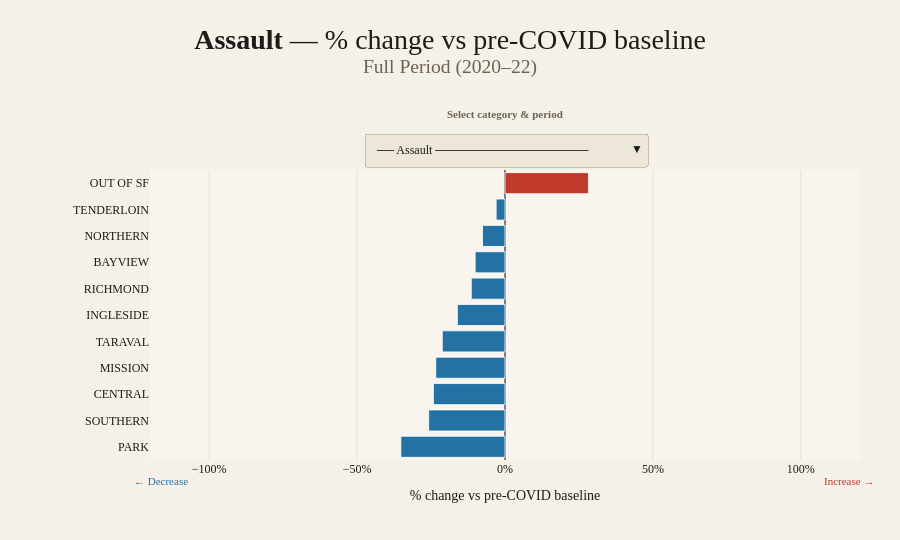

Notebook code cell kept with this figure:
### Code cell
import pandas as pd
import plotly.graph_objects as go

# ── Config ────────────────────────────────────────────────────────────
CATEGORIES = ['Assault', 'Burglary', 'Drug Offense', 'Larceny-theft']
CATEGORY_COLORS = {
    'Assault':       '#1B6CA8',
    'Burglary':      '#7B2D8B',
    'Drug Offense':  '#1A8C6E',
    'Larceny-theft': '#C0392B',
}

BASELINE_START = pd.Timestamp('2018-01-01')
BASELINE_END   = pd.Timestamp('2020-02-25')

covid_phases = {
    'Full Period (2020–22)':  ('2020-02-25', '2022-06-01'),
    'Initial Restrictions':   ('2020-02-25', '2020-06-01'),
    'Partial Reopening':      ('2020-06-01', '2020-12-06'),
    'Second Lockdown':        ('2020-12-06', '2021-01-28'),
    'Gradual Reopening':      ('2021-01-28', '2022-06-01'),
}

# ── Prepare baseline ──────────────────────────────────────────────────
df_focus = df[df['Crime Category'].isin(CATEGORIES)].copy()
df_focus['Date'] = pd.to_datetime(df_focus[['Year', 'Month']].assign(Day=1))

baseline_days = (BASELINE_END - BASELINE_START).days
baseline_rates = (
    df_focus[df_focus['Date'].between(BASELINE_START, BASELINE_END)]
    .groupby(['Crime Category', 'Police District'])
    .size()
    .div(baseline_days)
    .reset_index(name='baseline_rate')
)

def compute_pct_change(cat, phase_name):
    start, end = [pd.Timestamp(t) for t in covid_phases[phase_name]]
    phase_days  = (end - start).days

    phase_rates = (
        df_focus[
            (df_focus['Crime Category'] == cat) &
            (df_focus['Date'].between(start, end))
        ]
        .groupby('Police District')
        .size()
        .div(phase_days)
        .reset_index(name='phase_rate')
    )

    merged = (
        baseline_rates[baseline_rates['Crime Category'] == cat]
        .merge(phase_rates, on='Police District', how='left')
        .fillna(0)
    )
    merged['pct_change'] = (
        (merged['phase_rate'] - merged['baseline_rate'])
        / merged['baseline_rate'].replace(0, float('nan'))
        * 100
    ).fillna(0).round(1)

    return merged.sort_values('pct_change')

# ── Build one trace per (category × phase) ───────────────────────────
all_traces   = []
trace_index  = {}   # (cat, phase) → index in all_traces

init_cat   = 'Assault'
init_phase = 'Full Period (2020–22)'

for cat in CATEGORIES:
    for phase in covid_phases:
        data = compute_pct_change(cat, phase)
        trace_index[(cat, phase)] = len(all_traces)
        all_traces.append(go.Bar(
            name=f'{cat} · {phase}',
            x=data['pct_change'],
            y=data['Police District'],
            orientation='h',
            marker=dict(
                color=['#C0392B' if v >= 0 else '#2471A3' for v in data['pct_change']],
                line=dict(color='white', width=0.8),
            ),
            customdata=data[['baseline_rate', 'phase_rate', 'pct_change']].values,
            hovertemplate=(
                '<b>%{y}</b><br>'
                'Change: <b>%{customdata[2]:+.1f}%</b><br>'
                'Baseline: %{customdata[0]:.2f} incidents/day<br>'
                'During phase: %{customdata[1]:.2f} incidents/day'
                '<extra></extra>'
            ),
            visible=(cat == init_cat and phase == init_phase),
        ))

fig = go.Figure(data=all_traces)
n_traces = len(all_traces)

# ── Single combined dropdown ──────────────────────────────────────────
# Grouped by category; a visual separator precedes each group.
# Separator entries use a special 'skip' method so clicking them
# does nothing — they act as group headers.

dropdown_buttons = []

for cat in CATEGORIES:
    # ── Group header (unclickable label) ──────────────────────────
    dropdown_buttons.append(dict(
        label=f'── {cat} ──────────────────',
        method='skip',           # no-op — Plotly ignores 'skip'
        args=[],
    ))

    for phase in covid_phases:
        visible = [False] * n_traces
        visible[trace_index[(cat, phase)]] = True

        dropdown_buttons.append(dict(
            label=f'   {phase}',          # indent for readability
            method='update',
            args=[
                {'visible': visible},
                {
                    'title.text': (
                        f'<b>{cat}</b> — % change vs pre-COVID baseline'
                        f'<br><sup style="color:#6b6456">{phase}</sup>'
                    ),
                    'xaxis.range': [-120, 120],
                },
            ],
        ))

# ── Layout ────────────────────────────────────────────────────────────
X_RANGE = 120

fig.update_layout(
    # Title sits well above the chart; dropdowns go below it
    title=dict(
        text=(
            f'<b>{init_cat}</b> — % change vs pre-COVID baseline'
            f'<br><sup style="color:#6b6456">{init_phase}</sup>'
        ),
        font=dict(size=28, family='Georgia, serif'),
        x=0.5, xanchor='center',
        y=0.91, yanchor='top',
        pad=dict(b=20),
    ),

    xaxis=dict(
        title='% change vs pre-COVID baseline',
        ticksuffix='%',
        range=[-X_RANGE, X_RANGE],
        zeroline=True, zerolinecolor='#555', zerolinewidth=1.5,
        showgrid=True, gridcolor='rgba(0,0,0,0.08)',
    ),
    yaxis=dict(
        title='',
        tickfont=dict(size=12),
        automargin=True,
    ),

    plot_bgcolor='#f9f5ee',
    paper_bgcolor='#f5f0e8',
    font=dict(family='Georgia, serif', color='#1e1c19'),
    showlegend=False,
    height=540,
    # Generous top margin so dropdown sits below title, not over it
    margin=dict(t=170, b=80, l=150, r=40),

    updatemenus=[dict(
        buttons=dropdown_buttons,
        direction='down',
        showactive=True,
        # Positioned just below the title block
        x=0.5, xanchor='center',
        y=1.14, yanchor='top',
        bgcolor='#ede7d9',
        bordercolor='#c8bfad',
        borderwidth=1,
        font=dict(size=12, family='Georgia, serif'),
        pad=dict(t=4, b=4),
    )],

    annotations=[
        # Dropdown label
        dict(
            text='<b>Select category &amp; period</b>',
            x=0.5, xref='paper', xanchor='center',
            y=1.22, yref='paper',
            showarrow=False,
            font=dict(size=11, color='#6b6456'),
        ),
        # Axis direction labels
        dict(
            text='← Decrease',
            x=-X_RANGE * 0.97, xref='x',
            y=-0.1, yref='paper',
            showarrow=False,
            font=dict(size=11, color='#2471A3'),
            align='left',
        ),
        dict(
            text='Increase →',
            x=X_RANGE * 0.97, xref='x',
            y=-0.1, yref='paper',
            showarrow=False,
            font=dict(size=11, color='#C0392B'),
            align='right',
        ),
    ],
)

# ── Export ────────────────────────────────────────────────────────────
fig.write_html(
    '../Visualizations/fig3_districts.html',
    include_plotlyjs='cdn',
)

fig.show()

### Figure 1 — Plotly figure (JSON) as saved in the notebook; plotly's stock layout.template omitted (floating-point values rounded to 4 significant figures)
{"data": [{"customdata": [[0.8637, 0.5599, -35.2], [3.524, 2.615, -25.8], [2.794, 2.119, -24.2], [4.069, 3.116, -23.4], [1.33, 1.048, -21.2], [1.946, 1.634, -16.1], [0.7873, 0.6977, -11.4], [2.713, 2.44, -10.1], [2.566, 2.37, -7.6], [3.405, 3.304, -3], [0.1197, 0.1536, 28.2]], "hovertemplate": "<b>%{y}</b><br>Change: <b>%{customdata[2]:+.1f}%</b><br>Baseline: %{customdata[0]:.2f} incidents/day<br>During phase: %{customdata[1]:.2f} incidents/day<extra></extra>", "marker": {"color": ["#2471A3", "#2471A3", "#2471A3", "#2471A3", "#2471A3", "#2471A3", "#2471A3", "#2471A3", "#2471A3", "#2471A3", "#C0392B"], "line": {"color": "white", "width": 0.8}}, "name": "Assault · Full Period (2020–22)", "orientation": "h", "type": "bar", "visible": true, "x": [-35.2, -25.8, -24.2, -23.4, -21.2, -16.1, -11.4, -10.1, -7.6, -3, 28.2], "y": ["PARK", "SOUTHERN", "CENTRAL", "MISSION", "TARAVAL", "INGLESIDE", "RICHMOND", "BAYVIEW", "NORTHERN", "TENDERLOIN", "OUT OF SF"]}, {"customdata": [[0.8637, 0.567, -34.4], [2.794, 1.887, -32.5], [4.069, 2.794, -31.3], [1.33, 1, -24.8], [3.524, 2.794, -20.7], [2.566, 2.206, -14], [1.946, 1.825, -6.3], [3.405, 3.598, 5.7], [2.713, 2.887, 6.4], [0.7873, 0.9278, 17.9], [0.1197, 0.1443, 20.5]], "hovertemplate": "<b>%{y}</b><br>Change: <b>%{customdata[2]:+.1f}%</b><br>Baseline: %{customdata[0]:.2f} incidents/day<br>During phase: %{customdata[1]:.2f} incidents/day<extra></extra>", "marker": {"color": ["#2471A3", "#2471A3", "#2471A3", "#2471A3", "#2471A3", "#2471A3", "#2471A3", "#C0392B", "#C0392B", "#C0392B", "#C0392B"], "line": {"color": "white", "width": 0.8}}, "name": "Assault · Initial Restrictions", "orientation": "h", "type": "bar", "visible": false, "x": [-34.4, -32.5, -31.3, -24.8, -20.7, -14, -6.3, 5.7, 6.4, 17.9, 20.5], "y": ["PARK", "CENTRAL", "MISSION", "TARAVAL", "SOUTHERN", "NORTHERN", "INGLESIDE", "TENDERLOIN", "BAYVIEW", "RICHMOND", "OUT OF SF"]}, {"customdata": [[2.794, 1.851, -33.7], [4.069, 2.878, -29.3], [0.8637, 0.633, -26.7], [0.7873, 0.6117, -22.3], [3.524, 2.777, -21.2], [1.33, 1.059, -20.4], [2.566, 2.176, -15.2], [3.405, 3.351, -1.6], [1.946, 2.011, 3.3], [2.713, 3.117, 14.9], [0.1197, 0.1755, 46.6]], "hovertemplate": "<b>%{y}</b><br>Change: <b>%{customdata[2]:+.1f}%</b><br>Baseline: %{customdata[0]:.2f} incidents/day<br>During phase: %{customdata[1]:.2f} incidents/day<extra></extra>", "marker": {"color": ["#2471A3", "#2471A3", "#2471A3", "#2471A3", "#2471A3", "#2471A3", "#2471A3", "#2471A3", "#C0392B", "#C0392B", "#C0392B"], "line": {"color": "white", "width": 0.8}}, "name": "Assault · Partial Reopening", "orientation": "h", "type": "bar", "visible": false, "x": [-33.7, -29.3, -26.7, -22.3, -21.2, -20.4, -15.2, -1.6, 3.3, 14.9, 46.6], "y": ["CENTRAL", "MISSION", "PARK", "RICHMOND", "SOUTHERN", "TARAVAL", "NORTHERN", "TENDERLOIN", "INGLESIDE", "BAYVIEW", "OUT OF SF"]}, {"customdata": [[0.8637, 0.2453, -71.6], [2.794, 0.9057, -67.6], [0.7873, 0.2642, -66.4], [3.524, 1.189, -66.3], [4.069, 1.736, -57.3], [2.566, 1.151, -55.1], [1.33, 0.6038, -54.6], [1.946, 0.9434, -51.5], [3.405, 1.755, -48.5], [2.713, 1.585, -41.6], [0.1197, 0.1509, 26.1]], "hovertemplate": "<b>%{y}</b><br>Change: <b>%{customdata[2]:+.1f}%</b><br>Baseline: %{customdata[0]:.2f} incidents/day<br>During phase: %{customdata[1]:.2f} incidents/day<extra></extra>", "marker": {"color": ["#2471A3", "#2471A3", "#2471A3", "#2471A3", "#2471A3", "#2471A3", "#2471A3", "#2471A3", "#2471A3", "#2471A3", "#C0392B"], "line": {"color": "white", "width": 0.8}}, "name": "Assault · Second Lockdown", "orientation": "h", "type": "bar", "visible": false, "x": [-71.6, -67.6, -66.4, -66.3, -57.3, -55.1, -54.6, -51.5, -48.5, -41.6, 26.1], "y": ["PARK", "CENTRAL", "RICHMOND", "SOUTHERN", "MISSION", "NORTHERN", "TARAVAL", "INGLESIDE", "TENDERLOIN", "BAYVIEW", "OUT OF SF"]}, {"customdata": [[0.8637, 0.6053, -29.9], [3.524, 2.812, -20.2], [1.946, 1.609, -17.3], [4.069, 3.544, -12.9], [2.713, 2.366, -12.8], [1.33, 1.162, -12.7], [2.794, 2.481, -11.2], [0.7873, 0.7812, -0.8], [3.405, 3.587, 5.3], [2.566, 2.72, 6], [0.1197, 0.1595, 33.2]], "hovertemplate": "<b>%{y}</b><br>Change: <b>%{customdata[2]:+.1f}%</b><br>Baseline: %{customdata[0]:.2f} incidents/day<br>During phase: %{customdata[1]:.2f} incidents/day<extra></extra>", "marker": {"color": ["#2471A3", "#2471A3", "#2471A3", "#2471A3", "#2471A3", "#2471A3", "#2471A3", "#2471A3", "#C0392B", "#C0392B", "#C0392B"], "line": {"color": "white", "width": 0.8}}, "name": "Assault · Gradual Reopening", "orientation": "h", "type": "bar", "visible": false, "x": [-29.9, -20.2, -17.3, -12.9, -12.8, -12.7, -11.2, -0.8, 5.3, 6, 33.2], "y": ["PARK", "SOUTHERN", "INGLESIDE", "MISSION", "BAYVIEW", "TARAVAL", "CENTRAL", "RICHMOND", "TENDERLOIN", "NORTHERN", "OUT OF SF"]}, {"customdata": [[2.75, 3.015, 9.6], [1.457, 1.651, 13.3], [2.539, 2.947, 16.1], [1.625, 1.949, 19.9], [0.7338, 0.9637, 31.3], [1.341, 1.859, 38.6], [2.603, 4.406, 69.3], [1.693, 2.981, 76.1], [0.9439, 1.796, 90.2], [0.935, 1.999, 113.8], [0.02803, 0.06046, 115.7]], "hovertemplate": "<b>%{y}</b><br>Change: <b>%{customdata[2]:+.1f}%</b><br>Baseline: %{customdata[0]:.2f} incidents/day<br>During phase: %{customdata[1]:.2f} incidents/day<extra></extra>", "marker": {"color": ["#C0392B", "#C0392B", "#C0392B", "#C0392B", "#C0392B", "#C0392B", "#C0392B", "#C0392B", "#C0392B", "#C0392B", "#C0392B"], "line": {"color": "white", "width": 0.8}}, "name": "Burglary · Full Period (2020–22)", "orientation": "h", "type": "bar", "visible": false, "x": [9.6, 13.3, 16.1, 19.9, 31.3, 38.6, 69.3, 76.1, 90.2, 113.8, 115.7], "y": ["CENTRAL", "BAYVIEW", "SOUTHERN", "INGLESIDE", "TENDERLOIN", "TARAVAL", "NORTHERN", "MISSION", "PARK", "RICHMOND", "OUT OF SF"]}, {"customdata": [[0.02803, 0.03093, 10.4], [1.341, 1.608, 19.9], [1.625, 2.196, 35.1], [1.457, 2.021, 38.7], [2.75, 4.979, 81], [0.7338, 1.371, 86.9], [2.539, 4.804, 89.2], [0.935, 2.041, 118.3], [1.693, 3.701, 118.6], [0.9439, 2.186, 131.5], [2.603, 6.423, 146.8]], "hovertemplate": "<b>%{y}</b><br>Change: <b>%{customdata[2]:+.1f}%</b><br>Baseline: %{customdata[0]:.2f} incidents/day<br>During phase: %{customdata[1]:.2f} incidents/day<extra></extra>", "marker": {"color": ["#C0392B", "#C0392B", "#C0392B", "#C0392B", "#C0392B", "#C0392B", "#C0392B", "#C0392B", "#C0392B", "#C0392B", "#C0392B"], "line": {"color": "white", "width": 0.8}}, "name": "Burglary · Initial Restrictions", "orientation": "h", "type": "bar", "visible": false, "x": [10.4, 19.9, 35.1, 38.7, 81, 86.9, 89.2, 118.3, 118.6, 131.5, 146.8], "y": ["OUT OF SF", "TARAVAL", "INGLESIDE", "BAYVIEW", "CENTRAL", "TENDERLOIN", "SOUTHERN", "RICHMOND", "MISSION", "PARK", "NORTHERN"]}, {"customdata": [[1.457, 1.564, 7.3], [1.625, 1.995, 22.7], [2.539, 3.383, 33.2], [2.75, 3.814, 38.7], [1.341, 2.037, 51.9], [0.7338, 1.122, 53], [1.693, 3.234, 91], [2.603, 6.245, 139.9], [0.935, 2.793, 198.7], [0.9439, 2.835, 200.3], [0.02803, 0.1011, 260.6]], "hovertemplate": "<b>%{y}</b><br>Change: <b>%{customdata[2]:+.1f}%</b><br>Baseline: %{customdata[0]:.2f} incidents/day<br>During phase: %{customdata[1]:.2f} incidents/day<extra></extra>", "marker": {"color": ["#C0392B", "#C0392B", "#C0392B", "#C0392B", "#C0392B", "#C0392B", "#C0392B", "#C0392B", "#C0392B", "#C0392B", "#C0392B"], "line": {"color": "white", "width": 0.8}}, "name": "Burglary · Partial Reopening", "orientation": "h", "type": "bar", "visible": false, "x": [7.3, 22.7, 33.2, 38.7, 51.9, 53, 91, 139.9, 198.7, 200.3, 260.6], "y": ["BAYVIEW", "INGLESIDE", "SOUTHERN", "CENTRAL", "TARAVAL", "TENDERLOIN", "MISSION", "NORTHERN", "RICHMOND", "PARK", "OUT OF SF"]}, {"customdata": [[2.75, 2.113, -23.2], [2.539, 2.057, -19], [1.625, 1.377, -15.3], [1.457, 1.264, -13.3], [0.7338, 0.7736, 5.4], [1.341, 1.453, 8.3], [0.9439, 1.208, 27.9], [1.693, 2.302, 36], [2.603, 3.585, 37.7], [0.935, 1.83, 95.7], [0.02803, 0.0566, 102]], "hovertemplate": "<b>%{y}</b><br>Change: <b>%{customdata[2]:+.1f}%</b><br>Baseline: %{customdata[0]:.2f} incidents/day<br>During phase: %{customdata[1]:.2f} incidents/day<extra></extra>", "marker": {"color": ["#2471A3", "#2471A3", "#2471A3", "#2471A3", "#C0392B", "#C0392B", "#C0392B", "#C0392B", "#C0392B", "#C0392B", "#C0392B"], "line": {"color": "white", "width": 0.8}}, "name": "Burglary · Second Lockdown", "orientation": "h", "type": "bar", "visible": false, "x": [-23.2, -19, -15.3, -13.3, 5.4, 8.3, 27.9, 36, 37.7, 95.7, 102], "y": ["CENTRAL", "SOUTHERN", "INGLESIDE", "BAYVIEW", "TENDERLOIN", "TARAVAL", "PARK", "MISSION", "NORTHERN", "RICHMOND", "OUT OF SF"]}, {"customdata": [[2.75, 2.618, -4.8], [2.539, 2.732, 7.6], [1.457, 1.769, 21.4], [0.7338, 0.8916, 21.5], [1.625, 2.037, 25.3], [2.603, 3.771, 44.9], [1.341, 1.98, 47.6], [0.9439, 1.552, 64.4], [1.693, 2.994, 76.8], [0.02803, 0.05317, 89.7], [0.935, 1.793, 91.8]], "hovertemplate": "<b>%{y}</b><br>Change: <b>%{customdata[2]:+.1f}%</b><br>Baseline: %{customdata[0]:.2f} incidents/day<br>During phase: %{customdata[1]:.2f} incidents/day<extra></extra>", "marker": {"color": ["#2471A3", "#C0392B", "#C0392B", "#C0392B", "#C0392B", "#C0392B", "#C0392B", "#C0392B", "#C0392B", "#C0392B", "#C0392B"], "line": {"color": "white", "width": 0.8}}, "name": "Burglary · Gradual Reopening", "orientation": "h", "type": "bar", "visible": false, "x": [-4.8, 7.6, 21.4, 21.5, 25.3, 44.9, 47.6, 64.4, 76.8, 89.7, 91.8], "y": ["CENTRAL", "SOUTHERN", "BAYVIEW", "TENDERLOIN", "INGLESIDE", "NORTHERN", "TARAVAL", "PARK", "MISSION", "OUT OF SF", "RICHMOND"]}, {"customdata": [[0.3771, 0.09915, -73.7], [1.624, 0.5127, -68.4], [0.3478, 0.1209, -65.2], [0.2064, 0.08585, -58.4], [0.879, 0.393, -55.3], [1.462, 0.6832, -53.3], [0.6535, 0.3144, -51.9], [0.1401, 0.06892, -50.8], [0.3236, 0.2563, -20.8], [3.819, 3.745, -1.9], [0.05223, 0.1584, 203.3]], "hovertemplate": "<b>%{y}</b><br>Change: <b>%{customdata[2]:+.1f}%</b><br>Baseline: %{customdata[0]:.2f} incidents/day<br>During phase: %{customdata[1]:.2f} incidents/day<extra></extra>", "marker": {"color": ["#2471A3", "#2471A3", "#2471A3", "#2471A3", "#2471A3", "#2471A3", "#2471A3", "#2471A3", "#2471A3", "#2471A3", "#C0392B"], "line": {"color": "white", "width": 0.8}}, "name": "Drug Offense · Full Period (2020–22)", "orientation": "h", "type": "bar", "visible": false, "x": [-73.7, -68.4, -65.2, -58.4, -55.3, -53.3, -51.9, -50.8, -20.8, -1.9, 203.3], "y": ["PARK", "MISSION", "INGLESIDE", "TARAVAL", "NORTHERN", "SOUTHERN", "CENTRAL", "RICHMOND", "BAYVIEW", "TENDERLOIN", "OUT OF SF"]}, {"customdata": [[0.05223, 0, -100], [0.2064, 0.04124, -80], [0.3771, 0.08247, -78.1], [0.3478, 0.08247, -76.3], [1.624, 0.4536, -72.1], [1.462, 0.567, -61.2], [0.879, 0.4536, -48.4], [0.6535, 0.3711, -43.2], [0.3236, 0.2268, -29.9], [0.1401, 0.1031, -26.4], [3.819, 4.515, 18.2]], "hovertemplate": "<b>%{y}</b><br>Change: <b>%{customdata[2]:+.1f}%</b><br>Baseline: %{customdata[0]:.2f} incidents/day<br>During phase: %{customdata[1]:.2f} incidents/day<extra></extra>", "marker": {"color": ["#2471A3", "#2471A3", "#2471A3", "#2471A3", "#2471A3", "#2471A3", "#2471A3", "#2471A3", "#2471A3", "#2471A3", "#C0392B"], "line": {"color": "white", "width": 0.8}}, "name": "Drug Offense · Initial Restrictions", "orientation": "h", "type": "bar", "visible": false, "x": [-100, -80, -78.1, -76.3, -72.1, -61.2, -48.4, -43.2, -29.9, -26.4, 18.2], "y": ["OUT OF SF", "TARAVAL", "PARK", "INGLESIDE", "MISSION", "SOUTHERN", "NORTHERN", "CENTRAL", "BAYVIEW", "RICHMOND", "TENDERLOIN"]}, {"customdata": [[0.3771, 0.117, -69], [1.462, 0.4628, -68.4], [1.624, 0.6436, -60.4], [0.3478, 0.1489, -57.2], [0.2064, 0.1064, -48.5], [0.6535, 0.367, -43.8], [0.879, 0.4947, -43.7], [0.3236, 0.2074, -35.9], [0.1401, 0.133, -5.1], [3.819, 4.574, 19.8], [0.05223, 0.1117, 113.9]], "hovertemplate": "<b>%{y}</b><br>Change: <b>%{customdata[2]:+.1f}%</b><br>Baseline: %{customdata[0]:.2f} incidents/day<br>During phase: %{customdata[1]:.2f} incidents/day<extra></extra>", "marker": {"color": ["#2471A3", "#2471A3", "#2471A3", "#2471A3", "#2471A3", "#2471A3", "#2471A3", "#2471A3", "#2471A3", "#C0392B", "#C0392B"], "line": {"color": "white", "width": 0.8}}, "name": "Drug Offense · Partial Reopening", "orientation": "h", "type": "bar", "visible": false, "x": [-69, -68.4, -60.4, -57.2, -48.5, -43.8, -43.7, -35.9, -5.1, 19.8, 113.9], "y": ["PARK", "SOUTHERN", "MISSION", "INGLESIDE", "TARAVAL", "CENTRAL", "NORTHERN", "BAYVIEW", "RICHMOND", "TENDERLOIN", "OUT OF SF"]}, {"customdata": [[0.1401, 0, -100], [1.462, 0.1887, -87.1], [0.879, 0.1321, -85], [0.3478, 0.0566, -83.7], [0.3771, 0.07547, -80], [0.6535, 0.1698, -74], [1.624, 0.4906, -69.8], [0.05223, 0.01887, -63.9], [0.2064, 0.07547, -63.4], [0.3236, 0.1321, -59.2], [3.819, 2.792, -26.9]], "hovertemplate": "<b>%{y}</b><br>Change: <b>%{customdata[2]:+.1f}%</b><br>Baseline: %{customdata[0]:.2f} incidents/day<br>During phase: %{customdata[1]:.2f} incidents/day<extra></extra>", "marker": {"color": ["#2471A3", "#2471A3", "#2471A3", "#2471A3", "#2471A3", "#2471A3", "#2471A3", "#2471A3", "#2471A3", "#2471A3", "#2471A3"], "line": {"color": "white", "width": 0.8}}, "name": "Drug Offense · Second Lockdown", "orientation": "h", "type": "bar", "visible": false, "x": [-100, -87.1, -85, -83.7, -80, -74, -69.8, -63.9, -63.4, -59.2, -26.9], "y": ["RICHMOND", "SOUTHERN", "NORTHERN", "INGLESIDE", "PARK", "CENTRAL", "MISSION", "OUT OF SF", "TARAVAL", "BAYVIEW", "TENDERLOIN"]}, {"customdata": [[0.3771, 0.1043, -72.3], [1.624, 0.5031, -69], [0.3478, 0.1329, -61.8], [0.1401, 0.05521, -60.6], [0.2064, 0.08998, -56.4], [0.879, 0.3885, -55.8], [0.6535, 0.3108, -52.4], [1.462, 0.8487, -42], [0.3236, 0.2945, -9], [3.819, 3.771, -1.3], [0.05223, 0.2229, 326.8]], "hovertemplate": "<b>%{y}</b><br>Change: <b>%{customdata[2]:+.1f}%</b><br>Baseline: %{customdata[0]:.2f} incidents/day<br>During phase: %{customdata[1]:.2f} incidents/day<extra></extra>", "marker": {"color": ["#2471A3", "#2471A3", "#2471A3", "#2471A3", "#2471A3", "#2471A3", "#2471A3", "#2471A3", "#2471A3", "#2471A3", "#C0392B"], "line": {"color": "white", "width": 0.8}}, "name": "Drug Offense · Gradual Reopening", "orientation": "h", "type": "bar", "visible": false, "x": [-72.3, -69, -61.8, -60.6, -56.4, -55.8, -52.4, -42, -9, -1.3, 326.8], "y": ["PARK", "MISSION", "INGLESIDE", "RICHMOND", "TARAVAL", "NORTHERN", "CENTRAL", "SOUTHERN", "BAYVIEW", "TENDERLOIN", "OUT OF SF"]}, {"customdata": [[6.794, 3.942, -42], [1.264, 0.7618, -39.7], [16.14, 10.26, -36.4], [14.17, 9.511, -32.9], [26.29, 18.88, -28.2], [23.02, 16.89, -26.6], [7.308, 5.982, -18.1], [8.22, 7.375, -10.3], [10.02, 9.082, -9.3], [5.825, 5.48, -5.9], [6.079, 6.365, 4.7]], "hovertemplate": "<b>%{y}</b><br>Change: <b>%{customdata[2]:+.1f}%</b><br>Baseline: %{customdata[0]:.2f} incidents/day<br>During phase: %{customdata[1]:.2f} incidents/day<extra></extra>", "marker": {"color": ["#2471A3", "#2471A3", "#2471A3", "#2471A3", "#2471A3", "#2471A3", "#2471A3", "#2471A3", "#2471A3", "#2471A3", "#C0392B"], "line": {"color": "white", "width": 0.8}}, "name": "Larceny-theft · Full Period (2020–22)", "orientation": "h", "type": "bar", "visible": false, "x": [-42, -39.7, -36.4, -32.9, -28.2, -26.6, -18.1, -10.3, -9.3, -5.9, 4.7], "y": ["TENDERLOIN", "OUT OF SF", "SOUTHERN", "MISSION", "CENTRAL", "NORTHERN", "BAYVIEW", "TARAVAL", "RICHMOND", "PARK", "INGLESIDE"]}, {"customdata": [[1.264, 0.4948, -60.8], [26.29, 10.67, -59.4], [6.794, 3.33, -51], [16.14, 8.649, -46.4], [23.02, 17, -26.2], [10.02, 7.742, -22.7], [14.17, 11.14, -21.3], [8.22, 7.68, -6.6], [5.825, 5.763, -1.1], [7.308, 7.732, 5.8], [6.079, 7.598, 25]], "hovertemplate": "<b>%{y}</b><br>Change: <b>%{customdata[2]:+.1f}%</b><br>Baseline: %{customdata[0]:.2f} incidents/day<br>During phase: %{customdata[1]:.2f} incidents/day<extra></extra>", "marker": {"color": ["#2471A3", "#2471A3", "#2471A3", "#2471A3", "#2471A3", "#2471A3", "#2471A3", "#2471A3", "#2471A3", "#C0392B", "#C0392B"], "line": {"color": "white", "width": 0.8}}, "name": "Larceny-theft · Initial Restrictions", "orientation": "h", "type": "bar", "visible": false, "x": [-60.8, -59.4, -51, -46.4, -26.2, -22.7, -21.3, -6.6, -1.1, 5.8, 25], "y": ["OUT OF SF", "CENTRAL", "TENDERLOIN", "SOUTHERN", "NORTHERN", "RICHMOND", "MISSION", "TARAVAL", "PARK", "BAYVIEW", "INGLESIDE"]}, {"customdata": [[1.264, 0.5266, -58.3], [16.14, 7.957, -50.7], [26.29, 13.07, -50.3], [6.794, 3.548, -47.8], [14.17, 7.952, -43.9], [23.02, 15.43, -33], [8.22, 6.628, -19.4], [7.308, 6.064, -17], [10.02, 8.691, -13.2], [5.825, 6.601, 13.3], [6.079, 7.691, 26.5]], "hovertemplate": "<b>%{y}</b><br>Change: <b>%{customdata[2]:+.1f}%</b><br>Baseline: %{customdata[0]:.2f} incidents/day<br>During phase: %{customdata[1]:.2f} incidents/day<extra></extra>", "marker": {"color": ["#2471A3", "#2471A3", "#2471A3", "#2471A3", "#2471A3", "#2471A3", "#2471A3", "#2471A3", "#2471A3", "#C0392B", "#C0392B"], "line": {"color": "white", "width": 0.8}}, "name": "Larceny-theft · Partial Reopening", "orientation": "h", "type": "bar", "visible": false, "x": [-58.3, -50.7, -50.3, -47.8, -43.9, -33, -19.4, -17, -13.2, 13.3, 26.5], "y": ["OUT OF SF", "SOUTHERN", "CENTRAL", "TENDERLOIN", "MISSION", "NORTHERN", "TARAVAL", "BAYVIEW", "RICHMOND", "PARK", "INGLESIDE"]}, {"customdata": [[16.14, 3.717, -77], [1.264, 0.3019, -76.1], [14.17, 3.453, -75.6], [6.794, 1.943, -71.4], [26.29, 7.792, -70.4], [23.02, 8.547, -62.9], [10.02, 3.849, -61.6], [8.22, 3.868, -52.9], [7.308, 3.547, -51.5], [5.825, 3.113, -46.6], [6.079, 4.321, -28.9]], "hovertemplate": "<b>%{y}</b><br>Change: <b>%{customdata[2]:+.1f}%</b><br>Baseline: %{customdata[0]:.2f} incidents/day<br>During phase: %{customdata[1]:.2f} incidents/day<extra></extra>", "marker": {"color": ["#2471A3", "#2471A3", "#2471A3", "#2471A3", "#2471A3", "#2471A3", "#2471A3", "#2471A3", "#2471A3", "#2471A3", "#2471A3"], "line": {"color": "white", "width": 0.8}}, "name": "Larceny-theft · Second Lockdown", "orientation": "h", "type": "bar", "visible": false, "x": [-77, -76.1, -75.6, -71.4, -70.4, -62.9, -61.6, -52.9, -51.5, -46.6, -28.9], "y": ["SOUTHERN", "OUT OF SF", "MISSION", "TENDERLOIN", "CENTRAL", "NORTHERN", "RICHMOND", "TARAVAL", "BAYVIEW", "PARK", "INGLESIDE"]}, {"customdata": [[6.794, 4.628, -31.9], [1.264, 0.9693, -23.3], [14.17, 10.99, -22.5], [16.14, 12.61, -21.9], [23.02, 19.11, -17], [7.308, 6.215, -15], [26.29, 24.46, -7], [5.825, 5.577, -4.3], [8.22, 8.303, 1], [6.079, 6.229, 2.5], [10.02, 10.48, 4.6]], "hovertemplate": "<b>%{y}</b><br>Change: <b>%{customdata[2]:+.1f}%</b><br>Baseline: %{customdata[0]:.2f} incidents/day<br>During phase: %{customdata[1]:.2f} incidents/day<extra></extra>", "marker": {"color": ["#2471A3", "#2471A3", "#2471A3", "#2471A3", "#2471A3", "#2471A3", "#2471A3", "#2471A3", "#C0392B", "#C0392B", "#C0392B"], "line": {"color": "white", "width": 0.8}}, "name": "Larceny-theft · Gradual Reopening", "orientation": "h", "type": "bar", "visible": false, "x": [-31.9, -23.3, -22.5, -21.9, -17, -15, -7, -4.3, 1, 2.5, 4.6], "y": ["TENDERLOIN", "OUT OF SF", "MISSION", "SOUTHERN", "NORTHERN", "BAYVIEW", "CENTRAL", "PARK", "TARAVAL", "INGLESIDE", "RICHMOND"]}], "layout": {"annotations": [{"font": {"color": "#6b6456", "size": 11}, "showarrow": false, "text": "<b>Select category &amp; period</b>", "x": 0.5, "xanchor": "center", "xref": "paper", "y": 1.22, "yref": "paper"}, {"align": "left", "font": {"color": "#2471A3", "size": 11}, "showarrow": false, "text": "← Decrease", "x": -116.4, "xref": "x", "y": -0.1, "yref": "paper"}, {"align": "right", "font": {"color": "#C0392B", "size": 11}, "showarrow": false, "text": "Increase →", "x": 116.4, "xref": "x", "y": -0.1, "yref": "paper"}], "font": {"color": "#1e1c19", "family": "Georgia, serif"}, "height": 540, "margin": {"b": 80, "l": 150, "r": 40, "t": 170}, "paper_bgcolor": "#f5f0e8", "plot_bgcolor": "#f9f5ee", "showlegend": false, "title": {"font": {"family": "Georgia, serif", "size": 28}, "pad": {"b": 20}, "text": "<b>Assault</b> — % change vs pre-COVID baseline<br><sup style=\"color:#6b6456\">Full Period (2020–22)</sup>", "x": 0.5, "xanchor": "center", "y": 0.91, "yanchor": "top"}, "updatemenus": [{"bgcolor": "#ede7d9", "bordercolor": "#c8bfad", "borderwidth": 1, "buttons": [{"args": [], "label": "── Assault ──────────────────", "method": "skip"}, {"args": [{"visible": [true, false, false, false, false, false, false, false, false, false, false, false, false, false, false, false, false, false, false, false]}, {"title.text": "<b>Assault</b> — % change vs pre-COVID baseline<br><sup style=\"color:#6b6456\">Full Period (2020–22)</sup>", "xaxis.range": [-120, 120]}], "label": "   Full Period (2020–22)", "method": "update"}, {"args": [{"visible": [false, true, false, false, false, false, false, false, false, false, false, false, false, false, false, false, false, false, false, false]}, {"title.text": "<b>Assault</b> — % change vs pre-COVID baseline<br><sup style=\"color:#6b6456\">Initial Restrictions</sup>", "xaxis.range": [-120, 120]}], "label": "   Initial Restrictions", "method": "update"}, {"args": [{"visible": [false, false, true, false, false, false, false, false, false, false, false, false, false, false, false, false, false, false, false, false]}, {"title.text": "<b>Assault</b> — % change vs pre-COVID baseline<br><sup style=\"color:#6b6456\">Partial Reopening</sup>", "xaxis.range": [-120, 120]}], "label": "   Partial Reopening", "method": "update"}, {"args": [{"visible": [false, false, false, true, false, false, false, false, false, false, false, false, false, false, false, false, false, false, false, false]}, {"title.text": "<b>Assault</b> — % change vs pre-COVID baseline<br><sup style=\"color:#6b6456\">Second Lockdown</sup>", "xaxis.range": [-120, 120]}], "label": "   Second Lockdown", "method": "update"}, {"args": [{"visible": [false, false, false, false, true, false, false, false, false, false, false, false, false, false, false, false, false, false, false, false]}, {"title.text": "<b>Assault</b> — % change vs pre-COVID baseline<br><sup style=\"color:#6b6456\">Gradual Reopening</sup>", "xaxis.range": [-120, 120]}], "label": "   Gradual Reopening", "method": "update"}, {"args": [], "label": "── Burglary ──────────────────", "method": "skip"}, {"args": [{"visible": [false, false, false, false, false, true, false, false, false, false, false, false, false, false, false, false, false, false, false, false]}, {"title.text": "<b>Burglary</b> — % change vs pre-COVID baseline<br><sup style=\"color:#6b6456\">Full Period (2020–22)</sup>", "xaxis.range": [-120, 120]}], "label": "   Full Period (2020–22)", "method": "update"}, {"args": [{"visible": [false, false, false, false, false, false, true, false, false, false, false, false, false, false, false, false, false, false, false, false]}, {"title.text": "<b>Burglary</b> — % change vs pre-COVID baseline<br><sup style=\"color:#6b6456\">Initial Restrictions</sup>", "xaxis.range": [-120, 120]}], "label": "   Initial Restrictions", "method": "update"}, {"args": [{"visible": [false, false, false, false, false, false, false, true, false, false, false, false, false, false, false, false, false, false, false, false]}, {"title.text": "<b>Burglary</b> — % change vs pre-COVID baseline<br><sup style=\"color:#6b6456\">Partial Reopening</sup>", "xaxis.range": [-120, 120]}], "label": "   Partial Reopening", "method": "update"}, {"args": [{"visible": [false, false, false, false, false, false, false, false, true, false, false, false, false, false, false, false, false, false, false, false]}, {"title.text": "<b>Burglary</b> — % change vs pre-COVID baseline<br><sup style=\"color:#6b6456\">Second Lockdown</sup>", "xaxis.range": [-120, 120]}], "label": "   Second Lockdown", "method": "update"}, {"args": [{"visible": [false, false, false, false, false, false, false, false, false, true, false, false, false, false, false, false, false, false, false, false]}, {"title.text": "<b>Burglary</b> — % change vs pre-COVID baseline<br><sup style=\"color:#6b6456\">Gradual Reopening</sup>", "xaxis.range": [-120, 120]}], "label": "   Gradual Reopening", "method": "update"}, {"args": [], "label": "── Drug Offense ──────────────────", "method": "skip"}, {"args": [{"visible": [false, false, false, false, false, false, false, false, false, false, true, false, false, false, false, false, false, false, false, false]}, {"title.text": "<b>Drug Offense</b> — % change vs pre-COVID baseline<br><sup style=\"color:#6b6456\">Full Period (2020–22)</sup>", "xaxis.range": [-120, 120]}], "label": "   Full Period (2020–22)", "method": "update"}, {"args": [{"visible": [false, false, false, false, false, false, false, false, false, false, false, true, false, false, false, false, false, false, false, false]}, {"title.text": "<b>Drug Offense</b> — % change vs pre-COVID baseline<br><sup style=\"color:#6b6456\">Initial Restrictions</sup>", "xaxis.range": [-120, 120]}], "label": "   Initial Restrictions", "method": "update"}, {"args": [{"visible": [false, false, false, false, false, false, false, false, false, false, false, false, true, false, false, false, false, false, false, false]}, {"title.text": "<b>Drug Offense</b> — % change vs pre-COVID baseline<br><sup style=\"color:#6b6456\">Partial Reopening</sup>", "xaxis.range": [-120, 120]}], "label": "   Partial Reopening", "method": "update"}, {"args": [{"visible": [false, false, false, false, false, false, false, false, false, false, false, false, false, true, false, false, false, false, false, false]}, {"title.text": "<b>Drug Offense</b> — % change vs pre-COVID baseline<br><sup style=\"color:#6b6456\">Second Lockdown</sup>", "xaxis.range": [-120, 120]}], "label": "   Second Lockdown", "method": "update"}, {"args": [{"visible": [false, false, false, false, false, false, false, false, false, false, false, false, false, false, true, false, false, false, false, false]}, {"title.text": "<b>Drug Offense</b> — % change vs pre-COVID baseline<br><sup style=\"color:#6b6456\">Gradual Reopening</sup>", "xaxis.range": [-120, 120]}], "label": "   Gradual Reopening", "method": "update"}, {"args": [], "label": "── Larceny-theft ──────────────────", "method": "skip"}, {"args": [{"visible": [false, false, false, false, false, false, false, false, false, false, false, false, false, false, false, true, false, false, false, false]}, {"title.text": "<b>Larceny-theft</b> — % change vs pre-COVID baseline<br><sup style=\"color:#6b6456\">Full Period (2020–22)</sup>", "xaxis.range": [-120, 120]}], "label": "   Full Period (2020–22)", "method": "update"}, {"args": [{"visible": [false, false, false, false, false, false, false, false, false, false, false, false, false, false, false, false, true, false, false, false]}, {"title.text": "<b>Larceny-theft</b> — % change vs pre-COVID baseline<br><sup style=\"color:#6b6456\">Initial Restrictions</sup>", "xaxis.range": [-120, 120]}], "label": "   Initial Restrictions", "method": "update"}, {"args": [{"visible": [false, false, false, false, false, false, false, false, false, false, false, false, false, false, false, false, false, true, false, false]}, {"title.text": "<b>Larceny-theft</b> — % change vs pre-COVID baseline<br><sup style=\"color:#6b6456\">Partial Reopening</sup>", "xaxis.range": [-120, 120]}], "label": "   Partial Reopening", "method": "update"}, {"args": [{"visible": [false, false, false, false, false, false, false, false, false, false, false, false, false, false, false, false, false, false, true, false]}, {"title.text": "<b>Larceny-theft</b> — % change vs pre-COVID baseline<br><sup style=\"color:#6b6456\">Second Lockdown</sup>", "xaxis.range": [-120, 120]}], "label": "   Second Lockdown", "method": "update"}, {"args": [{"visible": [false, false, false, false, false, false, false, false, false, false, false, false, false, false, false, false, false, false, false, true]}, {"title.text": "<b>Larceny-theft</b> — % change vs pre-COVID baseline<br><sup style=\"color:#6b6456\">Gradual Reopening</sup>", "xaxis.range": [-120, 120]}], "label": "   Gradual Reopening", "method": "update"}], "direction": "down", "font": {"family": "Georgia, serif", "size": 12}, "pad": {"b": 4, "t": 4}, "showactive": true, "x": 0.5, "xanchor": "center", "y": 1.14, "yanchor": "top"}], "xaxis": {"gridcolor": "rgba(0,0,0,0.08)", "range": [-120, 120], "showgrid": true, "ticksuffix": "%", "title": {"text": "% change vs pre-COVID baseline"}, "zeroline": true, "zerolinecolor": "#555", "zerolinewidth": 1.5}, "yaxis": {"automargin": true, "tickfont": {"size": 12}, "title": {"text": ""}}}}
